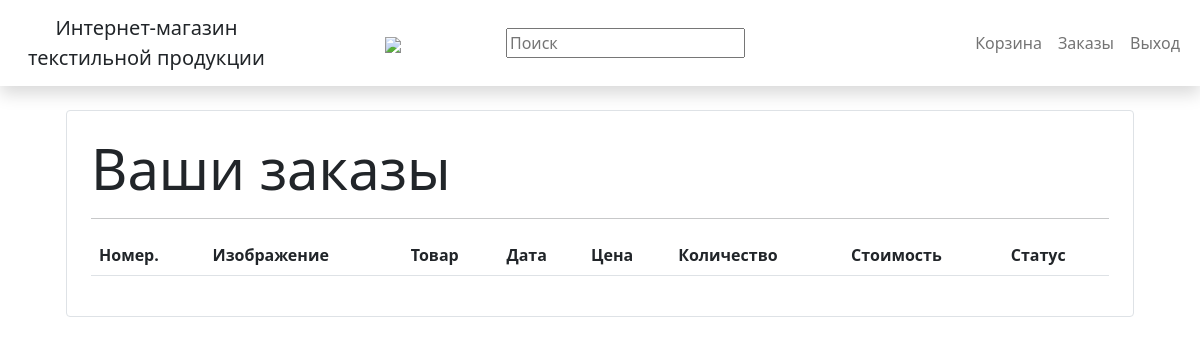
The app's page /orders/ (signed in), older data.
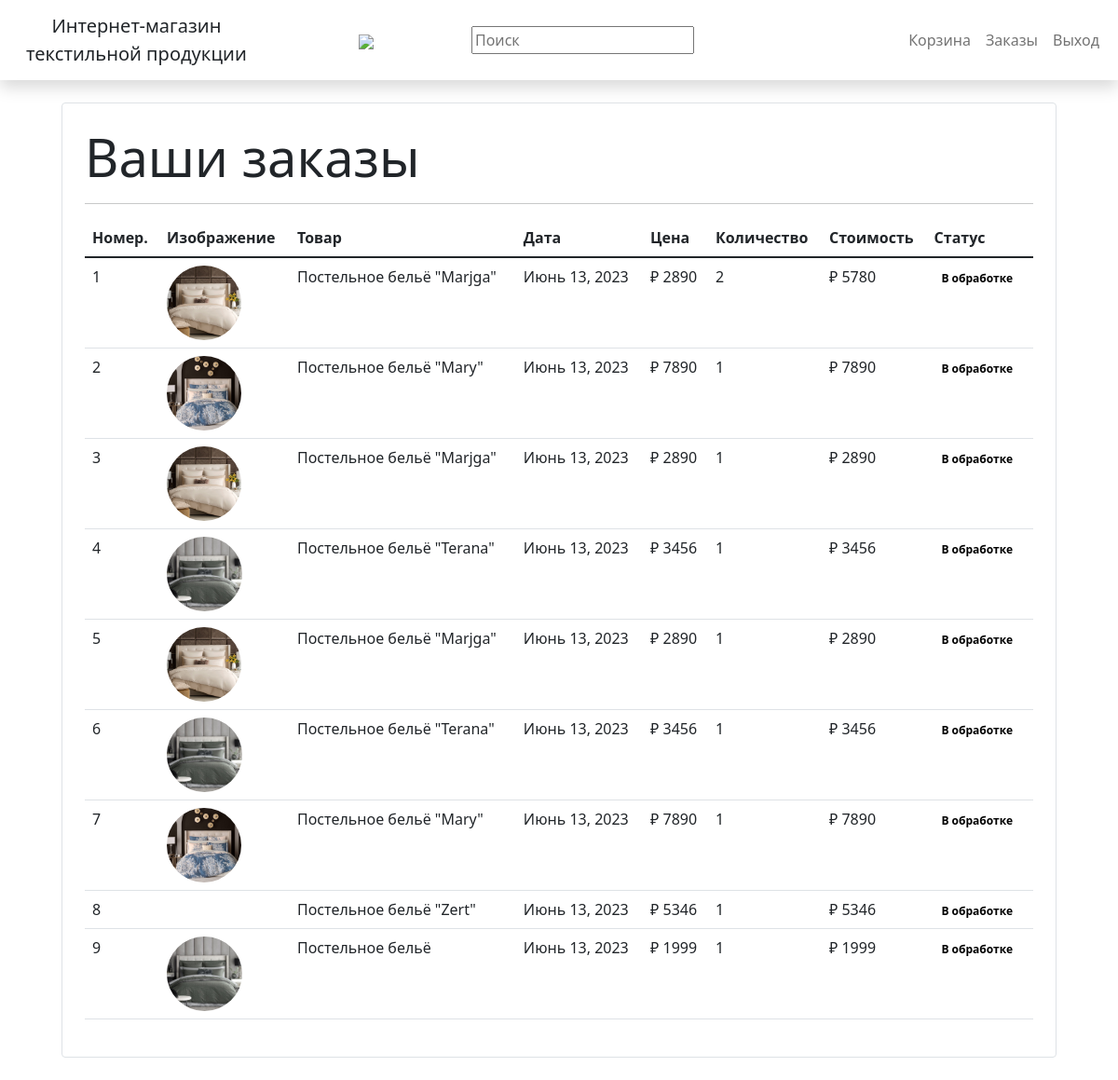
The same page, newer data.
### store/models/orders.py (models this page shows, shortened)
class Order(models.Model):
    product = models.ForeignKey(Products,
                                on_delete=models.CASCADE)
    customer = models.ForeignKey(Customer,
                                 on_delete=models.CASCADE)
    quantity = models.IntegerField(default=1)
    price = models.IntegerField()
    address = models.CharField (max_length=50, default='', blank=True)
    phone = models.CharField (max_length=50, default='', blank=True)
    date = models.DateField (default=datetime.datetime.today)
    STATUS_CHOICES = [
        (0, 'В обработке'),
        (1, 'Выполнен'),
        (2, 'Принят'),
        ]
    status = models.IntegerField(choices=STATUS_CHOICES, default=0)
    @staticmethod
    def get_orders_by_customer(customer_id):
        return Order.objects.filter(customer=customer_id).order_by('-date')

### store/models/product.py (models this page shows, shortened)
class Products(models.Model):
    name = models.CharField(max_length=60)
    price= models.IntegerField(default=0)
    category= models.ForeignKey(Category,on_delete=models.CASCADE,default=1 )
    description= models.CharField(max_length=250, default='', blank=True, null= True)
    image= models.ImageField(upload_to='uploads/products/')

### store/middlewares/auth.py (the view)
    def middleware(request, pk=None):
        print(request.session.get('customer'))
        returnUrl = request.META['PATH_INFO']
        print(request.META['PATH_INFO'].split('/')[1])
        print(request.META['PATH_INFO'])
        if not request.session.get('customer'):
            return redirect(f'login?return_url={returnUrl}')
        response = get_response(request)
        return response

### store/templatetags/custom_filter.py (called while the page is built)
@register.filter(name='currency')
def currency(number):
    return "₽ "+str(number)

@register.filter(name='multiply')
def multiply(number , number1):
    return number * number1

### store/views/orders.py (called while the page is built)
    def get(self , request ):
        customer = request.session.get('customer')
        orders = Order.get_orders_by_customer(customer)
        print(orders)
        return render(request , 'orders.html'  , {'orders' : orders})

### store/templates/orders.html
{% extends 'base.html' %}
{% block content %}
{% load cart %}
{% load custom_filter %}
<div class="container">
    <div class="border rounded p-4 m-4 bg-white" style="padding:20px 0">
        <p class="display-4 pl-4 ml-4">Ваши заказы</p>
        <hr>
        <table class="table">
            <thead>
                <tr>
                    <th>Номер.</th>
                    <th>Изображение</th>
                    <th>Товар</th>
                    <th>Дата</th>
                    <th>Цена</th>
                    <th>Количество</th>
                    <th>Стоимость</th>
                    <th>Статус</th>
                </tr>
            </thead>
            <tbody>
                {% for order in orders %}
                <tr>
                    <td>{{forloop.counter}}</td>
                    <td><img style="height: 80px;" class="rounded-circle" src="{{order.product.image.url}}" alt=""></td>
                    <td>{{order.product.name}}</td>
                    <td>{{order.date}}</td>
                    <td>{{order.price|currency}}</td>
                    <td>{{order.quantity}}</td>
                    <td>{{order.quantity|multiply:order.price|currency}}</td>
                {% if order.status == 0 %}
                    <td><small class="badge badge-warning" style="color:black">В обработке</small></td>
                {% elif order.status == 1 %}
                    <td><small class="badge badge-success" style="color:black">Выполнен</small></td>
                {% elif order.status == 2 %}
                    <td><small class="badge badge-success" style="color:black">Принят</small></td>
                {% endif %}
                </tr>
                {% endfor %}
            </tbody>
        </table>
    </div>
</div>
{% endblock %}

### store/templates/base.html (shortened to what this page needs)
<!doctype html>
<html lang="ru">
<head>
  <link href="https://cdn.jsdelivr.net/npm/bootstrap@5.1.3/dist/css/bootstrap.min.css" rel="stylesheet"
>
</head>
<body>
  <nav class="shadow navbar navbar-light sticky-top navbar navbar-expand-lg text-white">
    <div class="container-fluid align-content-center">
      <a class="navbar-brand ms-3 text-dark text-center" href="/store">
        Интернет-магазин
        <br>
        текстильной продукции
      </a>
      <div>
        <a href="/store"><img class="mx-auto" style="height:80px;width:auto;" src="https://i.ibb.co/QQNyYb1/2.png"></a>
      </div>
      <form style="margin-right: 10%;" action="store" method="get">
        <input type="text" name="search" placeholder="Поиск" />
      </form>
      <ul class=" navbar-nav my-2 my-lg-0">
        {% if request.session.customer %}
        <li class="nav-item active">
          <a class="nav-link" href="{% url 'store:cart' %}">
            Корзина
          </a>
        </li>
        <li class="nav-item active ">
          <a class="nav-link" href="{% url 'store:orders' %}">Заказы</a>
        </li>
        <li class="nav-item active ">
          <a class="nav-link" href="{% url 'store:logout' %}">Выход</a>
        </li>
        {% endif %}
      </ul>
    </div>
  </nav>
  {% block content %}
  {% endblock %}
</body>
</html>

### store/templates/base.html (style rules this page uses)
nav { background-color: white; }
body { background-image: url(https://i.ibb.co/fSQLqGL/image.jpg); background-repeat: repeat; }
a:active, a:hover, a { text-decoration: none; color: #000; }

Row changes from the older to the newer data that the page shows:
added Order: product.image (picture), product.name "Постельное бельё \"Marjga\"", date "Июнь 13, 2023", price "₽ 2890", quantity "2", quantity|multiply "₽ 5780", status "В обработке"
added Order: product.image (picture), product.name "Постельное бельё \"Mary\"", date "Июнь 13, 2023", price "₽ 7890", quantity "1", quantity|multiply "₽ 7890", status "В обработке"
added Order: product.image (picture), product.name "Постельное бельё \"Marjga\"", date "Июнь 13, 2023", price "₽ 2890", quantity "1", quantity|multiply "₽ 2890", status "В обработке"
added Order: product.image (picture), product.name "Постельное бельё \"Terana\"", date "Июнь 13, 2023", price "₽ 3456", quantity "1", quantity|multiply "₽ 3456", status "В обработке"
added Order: product.image (picture), product.name "Постельное бельё \"Marjga\"", date "Июнь 13, 2023", price "₽ 2890", quantity "1", quantity|multiply "₽ 2890", status "В обработке"
added Order: product.image (picture), product.name "Постельное бельё \"Terana\"", date "Июнь 13, 2023", price "₽ 3456", quantity "1", quantity|multiply "₽ 3456", status "В обработке"
added Order: product.image (picture), product.name "Постельное бельё \"Mary\"", date "Июнь 13, 2023", price "₽ 7890", quantity "1", quantity|multiply "₽ 7890", status "В обработке"
added Order: product.name "Постельное бельё \"Zert\"", date "Июнь 13, 2023", price "₽ 5346", quantity "1", quantity|multiply "₽ 5346", status "В обработке"
added Order: product.image (picture), product.name "Постельное бельё", date "Июнь 13, 2023", price "₽ 1999", quantity "1", quantity|multiply "₽ 1999", status "В обработке"
